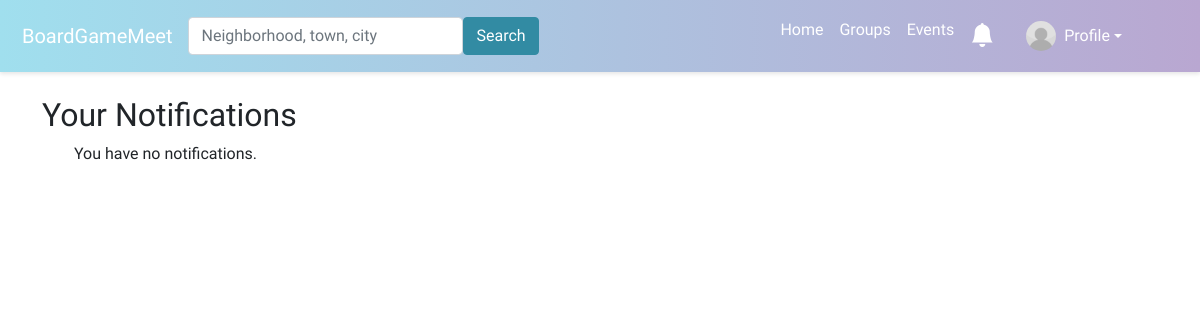
The page /notifications/ (signed in) on the database as committed earlier.
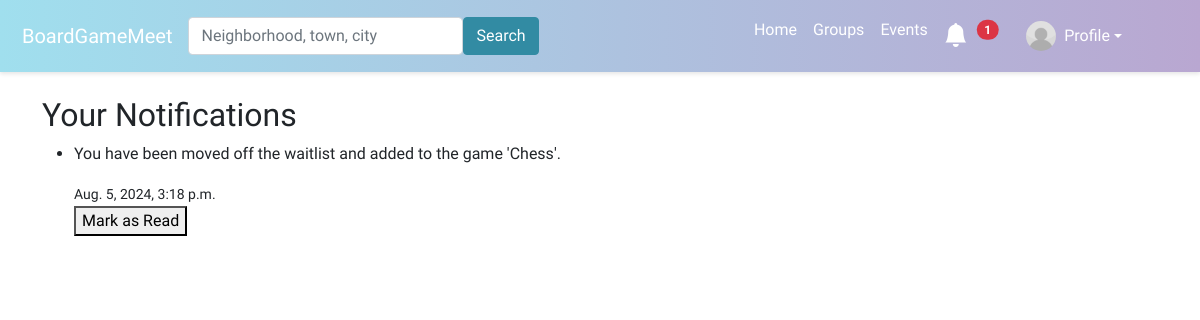
The same page on the database as committed later.
### boardgame/models.py (models this page shows, shortened)
class Notification(models.Model):
    read = models.BooleanField(default=False)
    message = models.TextField()
    timestamp = models.DateTimeField(auto_now_add=True)
    user = models.ForeignKey(User, on_delete=models.CASCADE)

### boardgame/views.py (the view)
# urls.py: path('notifications/', views.notifications, name='notifications'),
def notifications(request):
    notifications = Notification.objects.filter(user=request.user).order_by('-timestamp')
    if request.method == 'POST':
        notification_id = request.POST.get('notification_id')
        notification = Notification.objects.get(id=notification_id, user=request.user)
        notification.read = True
        notification.save()
        return redirect('notifications')  # Redirect to refresh notifications list
    context = {
        'notifications': notifications
    }
    return render(request, 'boardgame/notifications.html', context)

### boardgame/templatetags/custom_filters.py (called while the page is built)
@register.simple_tag
def unread_notifications_count(user):
    if user.is_authenticated:
        return Notification.objects.filter(user=user, read=False).count()
    return 0

### boardgame/templates/boardgame/notifications.html (shortened to what this page needs)
{% extends 'boardgame/base.html' %}
{% load static %}
{% block content %}
<h2>Your Notifications</h2>
<ul>
    {% for notification in notifications %}
        <li>
            <p>{{ notification.message }}</p>
            <small>{{ notification.timestamp }}</small>
            {% if not notification.read %}
                <form method="post" action="{% url 'notifications' %}">
                    <button type="submit">Mark as Read</button>
                </form>
            {% endif %}
        </li>
    {% empty %}
        <p>You have no notifications.</p>
    {% endfor %}
</ul>
{% endblock %}

Rows that differ between the two databases and show on the page:
added Notification: message "You have been moved off the waitlist and added to the game 'Chess'.", timestamp "Aug. 5, 2024, 3:18 p.m."
Other text that changed with them:
{{ notifications_count }}: (not shown) → "1"
text no longer shown: "You have no notifications."
